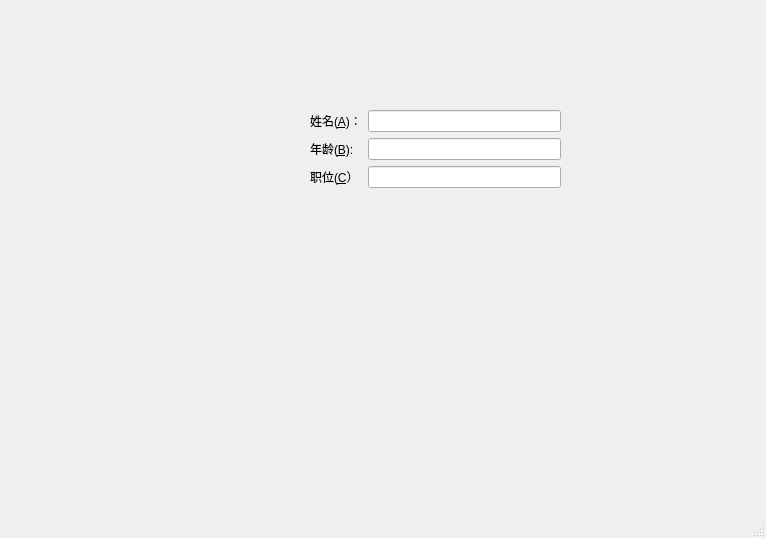
<?xml version="1.0" encoding="UTF-8"?>
<ui version="4.0">
 <class>MainWindow</class>
 <widget class="QMainWindow" name="MainWindow">
  <property name="geometry">
   <rect>
    <x>0</x>
    <y>0</y>
    <width>766</width>
    <height>538</height>
   </rect>
  </property>
  <property name="windowTitle">
   <string>MainWindow</string>
  </property>
  <widget class="QWidget" name="centralwidget">
   <widget class="QWidget" name="formLayoutWidget">
    <property name="geometry">
     <rect>
      <x>310</x>
      <y>110</y>
      <width>251</width>
      <height>181</height>
     </rect>
    </property>
    <layout class="QFormLayout" name="formLayout">
     <item row="1" column="1">
      <widget class="QLineEdit" name="lineEdit"/>
     </item>
     <item row="1" column="0">
      <widget class="QLabel" name="label_2">
       <property name="text">
        <string>年龄(&amp;B):</string>
       </property>
       <property name="buddy">
        <cstring>lineEdit</cstring>
       </property>
      </widget>
     </item>
     <item row="0" column="0">
      <widget class="QLabel" name="label">
       <property name="text">
        <string>姓名(&amp;A)：</string>
       </property>
       <property name="buddy">
        <cstring>lineEdit_2</cstring>
       </property>
      </widget>
     </item>
     <item row="0" column="1">
      <widget class="QLineEdit" name="lineEdit_2"/>
     </item>
     <item row="2" column="0">
      <widget class="QLabel" name="label_3">
       <property name="text">
        <string>职位(&amp;C）</string>
       </property>
       <property name="buddy">
        <cstring>lineEdit_5</cstring>
       </property>
      </widget>
     </item>
     <item row="2" column="1">
      <widget class="QLineEdit" name="lineEdit_5"/>
     </item>
    </layout>
   </widget>
  </widget>
  <widget class="QMenuBar" name="menubar">
   <property name="geometry">
    <rect>
     <x>0</x>
     <y>0</y>
     <width>766</width>
     <height>22</height>
    </rect>
   </property>
  </widget>
  <widget class="QStatusBar" name="statusbar"/>
 </widget>
 <resources/>
 <connections/>
</ui>
